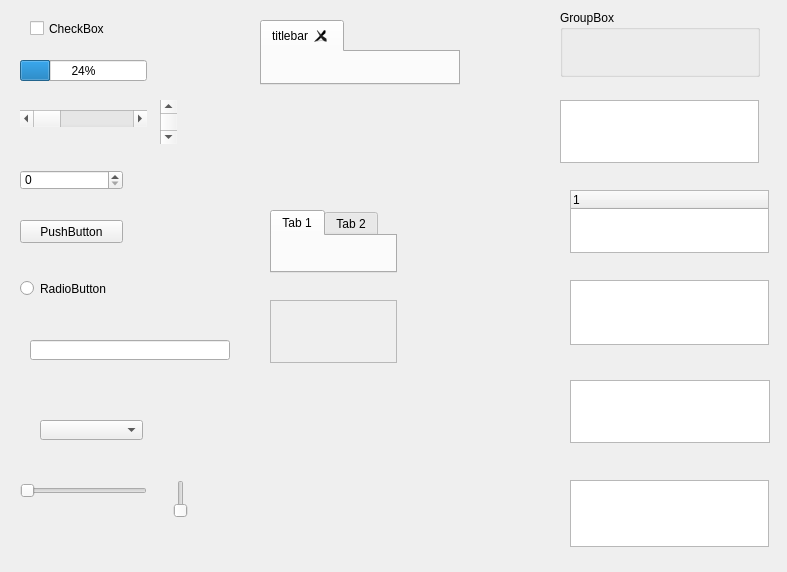
<?xml version="1.0" encoding="UTF-8"?>
<ui version="4.0">
 <class>root</class>
 <widget class="QWidget" name="root">
  <property name="geometry">
   <rect>
    <x>0</x>
    <y>0</y>
    <width>787</width>
    <height>572</height>
   </rect>
  </property>
  <property name="windowTitle">
   <string>Form</string>
  </property>
  <property name="WindowType" stdset="0">
   <string>TaharezLook/StaticImage</string>
  </property>
  <widget class="QCheckBox" name="Checkbox">
   <property name="geometry">
    <rect>
     <x>30</x>
     <y>20</y>
     <width>103</width>
     <height>17</height>
    </rect>
   </property>
   <property name="text">
    <string>CheckBox</string>
   </property>
   <property name="Selected" stdset="0">
    <bool>false</bool>
   </property>
   <property name="WindowType" stdset="0">
    <string/>
   </property>
  </widget>
  <widget class="QSpinBox" name="spinner">
   <property name="geometry">
    <rect>
     <x>20</x>
     <y>170</y>
     <width>103</width>
     <height>20</height>
    </rect>
   </property>
   <property name="CurrentValue" stdset="0">
    <double>0.000000000000000</double>
   </property>
   <property name="StepSize" stdset="0">
    <double>1.000000000000000</double>
   </property>
   <property name="MinimumValue" stdset="0">
    <double>-32768.000000000000000</double>
   </property>
   <property name="MaximumValue" stdset="0">
    <double>32767.000000000000000</double>
   </property>
   <property name="TextInputMode" stdset="0">
    <string>Integer</string>
   </property>
   <property name="WindowType" stdset="0">
    <string/>
   </property>
  </widget>
  <widget class="QComboBox" name="ComboBox">
   <property name="geometry">
    <rect>
     <x>40</x>
     <y>420</y>
     <width>103</width>
     <height>20</height>
    </rect>
   </property>
   <property name="ReadOnly" stdset="0">
    <bool>false</bool>
   </property>
   <property name="ValidationString" stdset="0">
    <string>.*</string>
   </property>
   <property name="CaratIndex" stdset="0">
    <UInt>0</UInt>
   </property>
   <property name="EditSelectionStart" stdset="0">
    <UInt>0</UInt>
   </property>
   <property name="EditSelectionLength" stdset="0">
    <UInt>0</UInt>
   </property>
   <property name="MaxEditTextLength" stdset="0">
    <UInt>1073741824</UInt>
   </property>
   <property name="SortList" stdset="0">
    <bool>false</bool>
   </property>
   <property name="ForceVertScrollbar" stdset="0">
    <bool>false</bool>
   </property>
   <property name="ForceHorzScrollbar" stdset="0">
    <bool>false</bool>
   </property>
   <property name="SingleClickMode" stdset="0">
    <bool>false</bool>
   </property>
   <property name="WindowType" stdset="0">
    <string/>
   </property>
  </widget>
  <widget class="QWidget" name="DefaultWindow" native="true">
   <property name="geometry">
    <rect>
     <x>260</x>
     <y>110</y>
     <width>103</width>
     <height>65</height>
    </rect>
   </property>
   <property name="WindowType" stdset="0">
    <string/>
   </property>
  </widget>
  <widget class="QLineEdit" name="Editbox">
   <property name="geometry">
    <rect>
     <x>30</x>
     <y>340</y>
     <width>200</width>
     <height>20</height>
    </rect>
   </property>
   <property name="ReadOnly" stdset="0">
    <bool>false</bool>
   </property>
   <property name="MaskText" stdset="0">
    <bool>false</bool>
   </property>
   <property name="MaskCodepoint" stdset="0">
    <UInt>42</UInt>
   </property>
   <property name="ValidationString" stdset="0">
    <string>.*</string>
   </property>
   <property name="CaratIndex" stdset="0">
    <UInt>0</UInt>
   </property>
   <property name="SelectionStart" stdset="0">
    <UInt>0</UInt>
   </property>
   <property name="SelectionLength" stdset="0">
    <UInt>0</UInt>
   </property>
   <property name="MaxTextLength" stdset="0">
    <UInt>1073741824</UInt>
   </property>
   <property name="NormalTextColour" stdset="0">
    <string>FFFFFFFF</string>
   </property>
   <property name="SelectedTextColour" stdset="0">
    <string>FFFFFFFF</string>
   </property>
   <property name="ActiveSelectionColour" stdset="0">
    <string>FF6060FF</string>
   </property>
   <property name="InactiveSelectionColour" stdset="0">
    <string>FF808080</string>
   </property>
   <property name="BlinkCaret" stdset="0">
    <bool>false</bool>
   </property>
   <property name="BlinkCaretTimeout" stdset="0">
    <double>0.660000000000000</double>
   </property>
   <property name="TextFormatting" stdset="0">
    <string>LeftAligned</string>
   </property>
   <property name="WindowType" stdset="0">
    <string/>
   </property>
  </widget>
  <widget class="QRadioButton" name="radioButton">
   <property name="geometry">
    <rect>
     <x>20</x>
     <y>280</y>
     <width>103</width>
     <height>17</height>
    </rect>
   </property>
   <property name="text">
    <string>RadioButton</string>
   </property>
   <property name="Selected" stdset="0">
    <bool>false</bool>
   </property>
   <property name="GroupID" stdset="0">
    <number>0</number>
   </property>
   <property name="WindowType" stdset="0">
    <string/>
   </property>
  </widget>
  <widget class="QTabWidget" name="FrameWindow">
   <property name="geometry">
    <rect>
     <x>260</x>
     <y>20</y>
     <width>200</width>
     <height>65</height>
    </rect>
   </property>
   <property name="currentIndex">
    <number>0</number>
   </property>
   <property name="tabsClosable">
    <bool>true</bool>
   </property>
   <property name="SizingEnabled" stdset="0">
    <bool>true</bool>
   </property>
   <property name="FrameEnabled" stdset="0">
    <bool>true</bool>
   </property>
   <property name="TitlebarEnabled" stdset="0">
    <bool>true</bool>
   </property>
   <property name="CloseButtonEnabled" stdset="0">
    <bool>true</bool>
   </property>
   <property name="RollUpEnabled" stdset="0">
    <bool>true</bool>
   </property>
   <property name="RollUpState" stdset="0">
    <bool>false</bool>
   </property>
   <property name="DragMovingEnabled" stdset="0">
    <bool>true</bool>
   </property>
   <property name="SizingBorderThickness" stdset="0">
    <double>8.000000000000000</double>
   </property>
   <property name="NSSizingCursorImage" stdset="0">
    <string>set: image:</string>
   </property>
   <property name="EWSizingCursorImage" stdset="0">
    <string>set: image:</string>
   </property>
   <property name="NWSESizingCursorImage" stdset="0">
    <string>set: image:</string>
   </property>
   <property name="NESWSizingCursorImage" stdset="0">
    <string>set: image:</string>
   </property>
   <property name="WindowType" stdset="0">
    <string/>
   </property>
   <widget class="QWidget" name="tab_5">
    <attribute name="title">
     <string>titlebar</string>
    </attribute>
    <zorder>DefaultWindow_2</zorder>
   </widget>
  </widget>
  <widget class="QListWidget" name="ItemListbox">
   <property name="geometry">
    <rect>
     <x>570</x>
     <y>480</y>
     <width>199</width>
     <height>67</height>
    </rect>
   </property>
   <property name="MultiSelect" stdset="0">
    <bool>false</bool>
   </property>
   <property name="WindowType" stdset="0">
    <string/>
   </property>
  </widget>
  <widget class="QScrollArea" name="scrollablePane">
   <property name="geometry">
    <rect>
     <x>270</x>
     <y>300</y>
     <width>127</width>
     <height>63</height>
    </rect>
   </property>
   <property name="widgetResizable">
    <bool>true</bool>
   </property>
   <property name="ContentPaneAutoSized" stdset="0">
    <bool>true</bool>
   </property>
   <property name="ContentArea" stdset="0">
    <string>l:0.000000 t:0.000000 r:0.000000 b:0.000000</string>
   </property>
   <property name="ForceVertScrollbar" stdset="0">
    <bool>false</bool>
   </property>
   <property name="ForceHorzScrollbar" stdset="0">
    <bool>false</bool>
   </property>
   <property name="HorzStepSize" stdset="0">
    <double>0.100000000000000</double>
   </property>
   <property name="HorzOverlapSize" stdset="0">
    <double>0.100000000000000</double>
   </property>
   <property name="HorzScrollPosition" stdset="0">
    <double>0.000000000000000</double>
   </property>
   <property name="VertStepSize" stdset="0">
    <double>0.100000000000000</double>
   </property>
   <property name="VertOverlapSize" stdset="0">
    <double>0.100000000000000</double>
   </property>
   <property name="VertScrollPosition" stdset="0">
    <double>0.000000000000000</double>
   </property>
   <property name="WindowType" stdset="0">
    <string/>
   </property>
   <widget class="QWidget" name="scrollAreaWidgetContents_2">
    <property name="geometry">
     <rect>
      <x>0</x>
      <y>0</y>
      <width>125</width>
      <height>61</height>
     </rect>
    </property>
   </widget>
  </widget>
  <widget class="QPlainTextEdit" name="MultiLineEditbox">
   <property name="geometry">
    <rect>
     <x>570</x>
     <y>380</y>
     <width>200</width>
     <height>63</height>
    </rect>
   </property>
   <property name="ReadOnly" stdset="0">
    <bool>false</bool>
   </property>
   <property name="WordWrap" stdset="0">
    <bool>true</bool>
   </property>
   <property name="CaratIndex" stdset="0">
    <UInt>0</UInt>
   </property>
   <property name="SelectionStart" stdset="0">
    <UInt>0</UInt>
   </property>
   <property name="SelectionLength" stdset="0">
    <UInt>0</UInt>
   </property>
   <property name="MaxTextLength" stdset="0">
    <UInt>1073741824</UInt>
   </property>
   <property name="SelectionBrushImage" stdset="0">
    <string>set: image:</string>
   </property>
   <property name="ForceVertScrollbar" stdset="0">
    <bool>false</bool>
   </property>
   <property name="BlinkCaret" stdset="0">
    <bool>false</bool>
   </property>
   <property name="BlinkCaretTimeout" stdset="0">
    <double>0.660000000000000</double>
   </property>
   <property name="WindowType" stdset="0">
    <string/>
   </property>
  </widget>
  <widget class="QScrollBar" name="verticalScrollBar">
   <property name="geometry">
    <rect>
     <x>160</x>
     <y>100</y>
     <width>17</width>
     <height>44</height>
    </rect>
   </property>
   <property name="orientation">
    <enum>Qt::Vertical</enum>
   </property>
   <property name="DocumentSize" stdset="0">
    <bool>false</bool>
   </property>
   <property name="PageSize" stdset="0">
    <double>0.000000000000000</double>
   </property>
   <property name="StepSize" stdset="0">
    <double>1.000000000000000</double>
   </property>
   <property name="OverlapSize" stdset="0">
    <double>0.000000000000000</double>
   </property>
   <property name="ScrollPosition" stdset="0">
    <double>0.000000000000000</double>
   </property>
   <property name="EndLockEnabled" stdset="0">
    <bool>false</bool>
   </property>
   <property name="VerticalScrollbar" stdset="0">
    <bool>true</bool>
   </property>
   <property name="WindowType" stdset="0">
    <string/>
   </property>
  </widget>
  <widget class="QSlider" name="verticalSlider">
   <property name="geometry">
    <rect>
     <x>170</x>
     <y>480</y>
     <width>21</width>
     <height>38</height>
    </rect>
   </property>
   <property name="orientation">
    <enum>Qt::Vertical</enum>
   </property>
   <property name="CurrentValue" stdset="0">
    <double>0.000000000000000</double>
   </property>
   <property name="MaximumValue" stdset="0">
    <double>1.000000000000000</double>
   </property>
   <property name="ClickStepSize" stdset="0">
    <double>0.010000000000000</double>
   </property>
   <property name="VerticalSlider" stdset="0">
    <bool>true</bool>
   </property>
   <property name="ReversedDirection" stdset="0">
    <bool>false</bool>
   </property>
   <property name="WindowType" stdset="0">
    <string/>
   </property>
  </widget>
  <widget class="QProgressBar" name="progressBar">
   <property name="geometry">
    <rect>
     <x>20</x>
     <y>60</y>
     <width>127</width>
     <height>21</height>
    </rect>
   </property>
   <property name="value">
    <number>24</number>
   </property>
   <property name="CurrentProgress" stdset="0">
    <double>0.000000000000000</double>
   </property>
   <property name="StepSize" stdset="0">
    <double>0.010000000000000</double>
   </property>
   <property name="VerticalProgress" stdset="0">
    <bool>false</bool>
   </property>
   <property name="ReversedProgress" stdset="0">
    <bool>false</bool>
   </property>
   <property name="WindowType" stdset="0">
    <string/>
   </property>
  </widget>
  <widget class="QTabWidget" name="TabControl">
   <property name="geometry">
    <rect>
     <x>270</x>
     <y>210</y>
     <width>127</width>
     <height>63</height>
    </rect>
   </property>
   <property name="currentIndex">
    <number>0</number>
   </property>
   <property name="TabHeight" stdset="0">
    <string>{0.050000,0.000000}</string>
   </property>
   <property name="TabTextPadding" stdset="0">
    <string>{0.000000,5.000000}</string>
   </property>
   <property name="TabPanePosition" stdset="0">
    <string>top</string>
   </property>
   <property name="TabButtonType" stdset="0">
    <string/>
   </property>
   <property name="WindowType" stdset="0">
    <string/>
   </property>
   <widget class="QWidget" name="tab_3">
    <attribute name="title">
     <string>Tab 1</string>
    </attribute>
   </widget>
   <widget class="QWidget" name="tab_6">
    <attribute name="title">
     <string>Tab 2</string>
    </attribute>
   </widget>
  </widget>
  <widget class="QSlider" name="horizontalSlider">
   <property name="geometry">
    <rect>
     <x>20</x>
     <y>480</y>
     <width>127</width>
     <height>21</height>
    </rect>
   </property>
   <property name="orientation">
    <enum>Qt::Horizontal</enum>
   </property>
   <property name="CurrentValue" stdset="0">
    <double>0.000000000000000</double>
   </property>
   <property name="MaximumValue" stdset="0">
    <double>1.000000000000000</double>
   </property>
   <property name="ClickStepSize" stdset="0">
    <double>0.010000000000000</double>
   </property>
   <property name="VerticalSlider" stdset="0">
    <bool>false</bool>
   </property>
   <property name="ReversedDirection" stdset="0">
    <bool>false</bool>
   </property>
   <property name="WindowType" stdset="0">
    <string/>
   </property>
  </widget>
  <widget class="QListWidget" name="Listbox">
   <property name="geometry">
    <rect>
     <x>570</x>
     <y>280</y>
     <width>199</width>
     <height>65</height>
    </rect>
   </property>
   <property name="Sort" stdset="0">
    <bool>false</bool>
   </property>
   <property name="MultiSelect" stdset="0">
    <bool>false</bool>
   </property>
   <property name="ForceVertScrollbar" stdset="0">
    <bool>false</bool>
   </property>
   <property name="ForceHorzScrollbar" stdset="0">
    <bool>false</bool>
   </property>
   <property name="ItemTooltips" stdset="0">
    <bool>false</bool>
   </property>
   <property name="WindowType" stdset="0">
    <string/>
   </property>
  </widget>
  <widget class="QWidget" name="StaticImage" native="true">
   <property name="geometry">
    <rect>
     <x>270</x>
     <y>480</y>
     <width>103</width>
     <height>63</height>
    </rect>
   </property>
   <property name="Image" stdset="0">
    <string>set: image:</string>
   </property>
   <property name="WindowType" stdset="0">
    <string/>
   </property>
  </widget>
  <widget class="QTreeWidget" name="tree">
   <property name="geometry">
    <rect>
     <x>570</x>
     <y>190</y>
     <width>199</width>
     <height>63</height>
    </rect>
   </property>
   <property name="Sort" stdset="0">
    <bool>false</bool>
   </property>
   <property name="MultiSelect" stdset="0">
    <bool>false</bool>
   </property>
   <property name="ForceVertScrollbar" stdset="0">
    <bool>false</bool>
   </property>
   <property name="ForceHorzScrollbar" stdset="0">
    <bool>false</bool>
   </property>
   <property name="ItemTooltips" stdset="0">
    <bool>false</bool>
   </property>
   <property name="WindowType" stdset="0">
    <string/>
   </property>
   <column>
    <property name="text">
     <string notr="true">1</string>
    </property>
   </column>
  </widget>
  <widget class="QWidget" name="StaticText" native="true">
   <property name="geometry">
    <rect>
     <x>270</x>
     <y>390</y>
     <width>103</width>
     <height>67</height>
    </rect>
   </property>
   <property name="TextColours" stdset="0">
    <string>tl:FFFFFFFF tr:FFFFFFFF bl:FFFFFFFF br:FFFFFFFF</string>
   </property>
   <property name="HorzFormatting" stdset="0">
    <string>LeftAligned</string>
   </property>
   <property name="VertFormatting" stdset="0">
    <string>VertCentred</string>
   </property>
   <property name="VertScrollbar" stdset="0">
    <bool>false</bool>
   </property>
   <property name="HorzScrollbar" stdset="0">
    <bool>false</bool>
   </property>
   <property name="HorzExtent" stdset="0">
    <double>0.000000000000000</double>
   </property>
   <property name="VertExtent" stdset="0">
    <double>0.000000000000000</double>
   </property>
   <property name="WindowType" stdset="0">
    <string/>
   </property>
  </widget>
  <widget class="QPushButton" name="pushButton">
   <property name="geometry">
    <rect>
     <x>20</x>
     <y>220</y>
     <width>103</width>
     <height>23</height>
    </rect>
   </property>
   <property name="text">
    <string>PushButton</string>
   </property>
   <property name="WindowType" stdset="0">
    <string/>
   </property>
  </widget>
  <widget class="QScrollBar" name="horizontalScrollBar">
   <property name="geometry">
    <rect>
     <x>20</x>
     <y>110</y>
     <width>127</width>
     <height>17</height>
    </rect>
   </property>
   <property name="orientation">
    <enum>Qt::Horizontal</enum>
   </property>
   <property name="DocumentSize" stdset="0">
    <bool>false</bool>
   </property>
   <property name="PageSize" stdset="0">
    <double>0.000000000000000</double>
   </property>
   <property name="StepSize" stdset="0">
    <double>1.000000000000000</double>
   </property>
   <property name="OverlapSize" stdset="0">
    <double>0.000000000000000</double>
   </property>
   <property name="ScrollPosition" stdset="0">
    <double>0.000000000000000</double>
   </property>
   <property name="EndLockEnabled" stdset="0">
    <bool>false</bool>
   </property>
   <property name="VerticalScrollbar" stdset="0">
    <bool>false</bool>
   </property>
   <property name="WindowType" stdset="0">
    <string/>
   </property>
  </widget>
  <widget class="QGroupBox" name="GroupBox">
   <property name="geometry">
    <rect>
     <x>560</x>
     <y>10</y>
     <width>200</width>
     <height>67</height>
    </rect>
   </property>
   <property name="title">
    <string>GroupBox</string>
   </property>
   <property name="WindowType" stdset="0">
    <string/>
   </property>
  </widget>
  <widget class="QColumnView" name="MultiColumnList">
   <property name="geometry">
    <rect>
     <x>560</x>
     <y>100</y>
     <width>199</width>
     <height>63</height>
    </rect>
   </property>
   <property name="ColumnsSizable" stdset="0">
    <bool>true</bool>
   </property>
   <property name="ColumnsMovable" stdset="0">
    <bool>true</bool>
   </property>
   <property name="SortSettingEnabled" stdset="0">
    <bool>true</bool>
   </property>
   <property name="SortDirection" stdset="0">
    <string>None</string>
   </property>
   <property name="SortColumnID" stdset="0">
    <UInt>0</UInt>
   </property>
   <property name="NominatedSelectionColumnID" stdset="0">
    <UInt>0</UInt>
   </property>
   <property name="NominatedSelectionRow" stdset="0">
    <UInt>0</UInt>
   </property>
   <property name="ForceVertScrollbar" stdset="0">
    <bool>false</bool>
   </property>
   <property name="ForceHorzScrollbar" stdset="0">
    <bool>false</bool>
   </property>
   <property name="SelectionMode" stdset="0">
    <string>RowSingle</string>
   </property>
   <property name="ColumnHeader" stdset="0">
    <string/>
   </property>
   <property name="WindowType" stdset="0">
    <string/>
   </property>
  </widget>
 </widget>
 <resources/>
 <connections/>
</ui>
